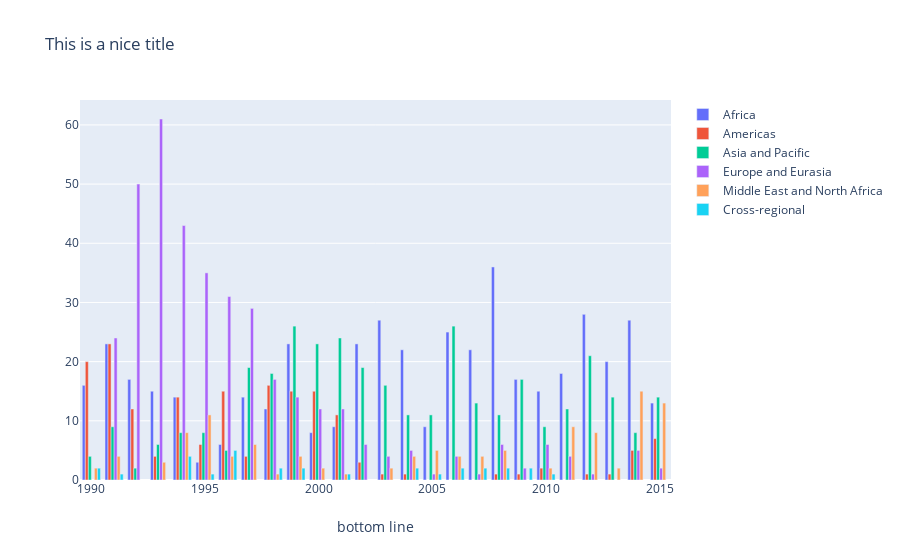

The code cell stored with this chart in its notebook:
### Code cell
#display with plotly #.locはフィルタをするためのやつ
mydata1= go.Bar(x=newdata.loc["Africa (excl MENA)"].index, #labels
                y=newdata.loc['Africa (excl MENA)']['Count'],#values
                name = 'Africa'
               )
mydata2= go.Bar(x=newdata.loc['Americas'].index, #labels
                y=newdata.loc['Americas']['Count'],
                name = 'Americas' #values
               )

mydata3= go.Bar(x=newdata.loc['Asia and Pacific'].index, #labels
                y=newdata.loc['Asia and Pacific']['Count'],
                name = 'Asia and Pacific' #values
               )

mydata4= go.Bar(x=newdata.loc['Europe and Eurasia'].index, #labels
                y=newdata.loc['Europe and Eurasia']['Count'],
                name = 'Europe and Eurasia' #values
               )

mydata5= go.Bar(x=newdata.loc['Middle East and North Africa'].index, #labels
                y=newdata.loc['Middle East and North Africa']['Count'],
                name = 'Middle East and North Africa' #values
               )


mydata6= go.Bar(x=newdata.loc['Cross-regional'].index, #labels
                y=newdata.loc['Cross-regional']['Count'],
                name = 'Cross-regional' #values
               )

mylayout = go.Layout (title = 'This is a nice title',
                     xaxis = dict(title = 'bottom line'))
myfig = go.Figure(data = [mydata1,mydata2,mydata3,mydata4,mydata5,mydata6], layout = mylayout)
myfig

### Figure 1 — Plotly figure (JSON) as saved in the notebook; plotly's stock layout.template omitted (floating-point values rounded to 4 significant figures)
{"data": [{"name": "Africa", "type": "bar", "x": [1990, 1991, 1992, 1993, 1994, 1995, 1996, 1997, 1998, 1999, 2000, 2001, 2002, 2003, 2004, 2005, 2006, 2007, 2008, 2009, 2010, 2011, 2012, 2013, 2014, 2015], "y": [16, 23, 17, 15, 14, 3, 6, 14, 12, 23, 8, 9, 23, 27, 22, 9, 25, 22, 36, 17, 15, 18, 28, 20, 27, 13]}, {"name": "Americas", "type": "bar", "x": [1990, 1991, 1992, 1993, 1994, 1995, 1996, 1997, 1998, 1999, 2000, 2001, 2002, 2003, 2004, 2008, 2009, 2010, 2012, 2013, 2014, 2015], "y": [20, 23, 12, 4, 14, 6, 15, 4, 16, 15, 15, 11, 3, 1, 1, 1, 1, 2, 1, 1, 5, 7]}, {"name": "Asia and Pacific", "type": "bar", "x": [1990, 1991, 1992, 1993, 1994, 1995, 1996, 1997, 1998, 1999, 2000, 2001, 2002, 2003, 2004, 2005, 2006, 2007, 2008, 2009, 2010, 2011, 2012, 2013, 2014, 2015], "y": [4, 9, 2, 6, 8, 8, 5, 19, 18, 26, 23, 24, 19, 16, 11, 11, 26, 13, 11, 17, 9, 12, 21, 14, 8, 14]}, {"name": "Europe and Eurasia", "type": "bar", "x": [1991, 1992, 1993, 1994, 1995, 1996, 1997, 1998, 1999, 2000, 2001, 2002, 2003, 2004, 2005, 2006, 2007, 2008, 2009, 2010, 2011, 2012, 2014, 2015], "y": [24, 50, 61, 43, 35, 31, 29, 17, 14, 12, 12, 6, 4, 5, 1, 4, 1, 6, 2, 6, 4, 1, 5, 2]}, {"name": "Middle East and North Africa", "type": "bar", "x": [1990, 1991, 1993, 1994, 1995, 1996, 1997, 1998, 1999, 2000, 2001, 2003, 2004, 2005, 2006, 2007, 2008, 2010, 2011, 2012, 2013, 2014, 2015], "y": [2, 4, 3, 8, 11, 4, 6, 1, 4, 2, 1, 2, 4, 5, 4, 4, 5, 2, 9, 8, 2, 15, 13]}, {"name": "Cross-regional", "type": "bar", "x": [1990, 1991, 1994, 1995, 1996, 1998, 1999, 2001, 2004, 2005, 2006, 2007, 2008, 2009, 2010], "y": [2, 1, 4, 1, 5, 2, 2, 1, 2, 1, 2, 2, 2, 2, 1]}], "layout": {"title": {"text": "This is a nice title"}, "xaxis": {"title": {"text": "bottom line"}}}}
